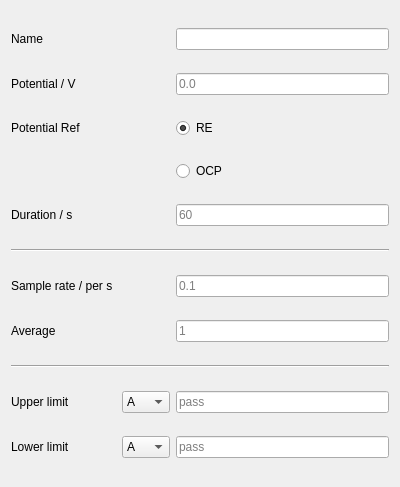
<?xml version="1.0" encoding="UTF-8"?>
<ui version="4.0">
 <class>Form</class>
 <widget class="QWidget" name="Form">
  <property name="geometry">
   <rect>
    <x>0</x>
    <y>0</y>
    <width>400</width>
    <height>487</height>
   </rect>
  </property>
  <property name="sizePolicy">
   <sizepolicy hsizetype="Preferred" vsizetype="Maximum">
    <horstretch>0</horstretch>
    <verstretch>0</verstretch>
   </sizepolicy>
  </property>
  <property name="windowTitle">
   <string>Form</string>
  </property>
  <layout class="QGridLayout" name="gridLayout">
   <item row="10" column="1">
    <widget class="QComboBox" name="comboBoxLowerLimit">
     <item>
      <property name="text">
       <string>A</string>
      </property>
     </item>
     <item>
      <property name="text">
       <string>mA</string>
      </property>
     </item>
     <item>
      <property name="text">
       <string>uA</string>
      </property>
     </item>
     <item>
      <property name="text">
       <string>nA</string>
      </property>
     </item>
    </widget>
   </item>
   <item row="10" column="2">
    <widget class="QLineEdit" name="lineEditLowerLimit">
     <property name="placeholderText">
      <string>pass</string>
     </property>
    </widget>
   </item>
   <item row="9" column="2">
    <widget class="QLineEdit" name="lineEditUpperLimit">
     <property name="placeholderText">
      <string>pass</string>
     </property>
    </widget>
   </item>
   <item row="2" column="2">
    <widget class="QRadioButton" name="radioButtonRE">
     <property name="text">
      <string>RE</string>
     </property>
     <property name="checked">
      <bool>true</bool>
     </property>
     <property name="autoExclusive">
      <bool>false</bool>
     </property>
     <attribute name="buttonGroup">
      <string notr="true">buttonGroup</string>
     </attribute>
    </widget>
   </item>
   <item row="7" column="0">
    <widget class="QLabel" name="labelAverage">
     <property name="text">
      <string>Average</string>
     </property>
    </widget>
   </item>
   <item row="3" column="2">
    <widget class="QRadioButton" name="radioButtonOCP">
     <property name="text">
      <string>OCP</string>
     </property>
     <property name="autoExclusive">
      <bool>false</bool>
     </property>
     <attribute name="buttonGroup">
      <string notr="true">buttonGroup</string>
     </attribute>
    </widget>
   </item>
   <item row="4" column="0">
    <widget class="QLabel" name="labelDuration">
     <property name="text">
      <string>Duration / s</string>
     </property>
    </widget>
   </item>
   <item row="4" column="2">
    <widget class="QLineEdit" name="lineEditDuration">
     <property name="placeholderText">
      <string>60</string>
     </property>
    </widget>
   </item>
   <item row="2" column="0">
    <widget class="QLabel" name="labelPotentialRef">
     <property name="text">
      <string>Potential Ref</string>
     </property>
    </widget>
   </item>
   <item row="5" column="0" colspan="3">
    <widget class="Line" name="line">
     <property name="orientation">
      <enum>Qt::Horizontal</enum>
     </property>
    </widget>
   </item>
   <item row="1" column="0">
    <widget class="QLabel" name="labelPotential">
     <property name="text">
      <string>Potential / V</string>
     </property>
    </widget>
   </item>
   <item row="6" column="0">
    <widget class="QLabel" name="labelSampleRate">
     <property name="text">
      <string>Sample rate / per s </string>
     </property>
    </widget>
   </item>
   <item row="8" column="0" colspan="3">
    <widget class="Line" name="line_2">
     <property name="orientation">
      <enum>Qt::Horizontal</enum>
     </property>
    </widget>
   </item>
   <item row="9" column="0">
    <widget class="QLabel" name="labelUpperLimit">
     <property name="text">
      <string>Upper limit</string>
     </property>
    </widget>
   </item>
   <item row="7" column="2">
    <widget class="QLineEdit" name="lineEditAverage">
     <property name="placeholderText">
      <string>1</string>
     </property>
    </widget>
   </item>
   <item row="1" column="2">
    <widget class="QLineEdit" name="lineEditPotential">
     <property name="placeholderText">
      <string>0.0</string>
     </property>
    </widget>
   </item>
   <item row="6" column="2">
    <widget class="QLineEdit" name="lineEditSampleRate">
     <property name="placeholderText">
      <string>0.1</string>
     </property>
    </widget>
   </item>
   <item row="9" column="1">
    <widget class="QComboBox" name="comboBoxUpperLimit">
     <item>
      <property name="text">
       <string>A</string>
      </property>
     </item>
     <item>
      <property name="text">
       <string>mA</string>
      </property>
     </item>
     <item>
      <property name="text">
       <string>uA</string>
      </property>
     </item>
     <item>
      <property name="text">
       <string>nA</string>
      </property>
     </item>
    </widget>
   </item>
   <item row="10" column="0">
    <widget class="QLabel" name="labelLowerLimit">
     <property name="text">
      <string>Lower limit</string>
     </property>
    </widget>
   </item>
   <item row="0" column="0">
    <widget class="QLabel" name="labelName">
     <property name="text">
      <string>Name</string>
     </property>
    </widget>
   </item>
   <item row="0" column="2">
    <widget class="QLineEdit" name="lineEditName">
     <property name="placeholderText">
      <string/>
     </property>
    </widget>
   </item>
  </layout>
 </widget>
 <resources/>
 <connections/>
 <buttongroups>
  <buttongroup name="buttonGroup"/>
 </buttongroups>
</ui>
